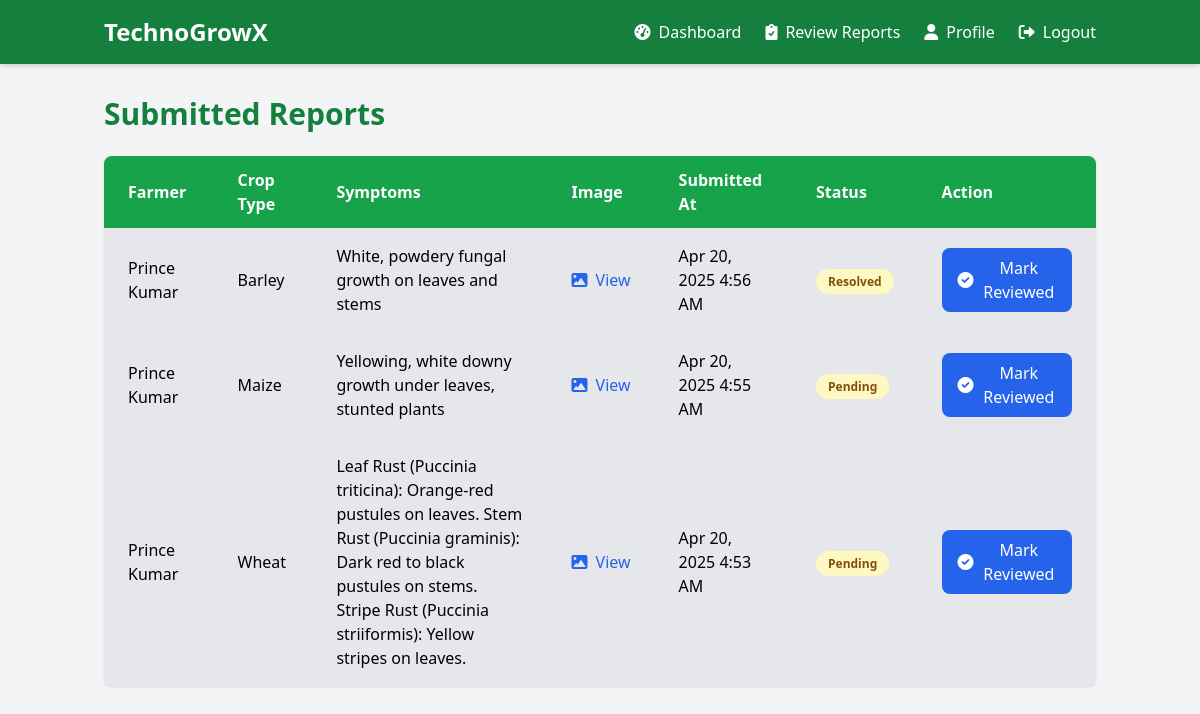
The page /review_report.php (signed in) on the database its author committed.
### tables this page shows
CREATE TABLE `disease_reports` (
  `id` int(11) NOT NULL,
  `user_id` int(11) NOT NULL,
  `crop_type` varchar(100) NOT NULL,
  `symptoms` text NOT NULL,
  `image_path` varchar(255) DEFAULT NULL,
  `report_status` enum('pending','reviewed','resolved') DEFAULT 'pending',
  `created_at` timestamp NOT NULL DEFAULT current_timestamp(),
  `solution` text DEFAULT NULL,
  `expert_id` int(11) DEFAULT NULL
);

CREATE TABLE `users` (
  `id` int(11) NOT NULL,
  `name` varchar(100) NOT NULL,
  `email` varchar(100) NOT NULL,
  `phone` varchar(15) DEFAULT NULL,
  `address` varchar(255) DEFAULT NULL,
  `password` varchar(255) NOT NULL,
  `user_type` enum('farmer','expert','admin') NOT NULL,
  `created_at` timestamp NOT NULL DEFAULT current_timestamp(),
  `is_active` tinyint(1) DEFAULT 1
);

### review_report.php (the view, shortened to what this page needs)
<?php
include 'config.php';
$user_id=$_SESSION['user_id'];
$sql = "SELECT disease_reports.id AS report_id, users.name, crop_type, symptoms, image_path, disease_reports.created_at, report_status
        FROM disease_reports
        JOIN users ON disease_reports.user_id = users.id
        WHERE disease_reports.expert_id = $user_id
        ORDER BY disease_reports.created_at DESC";
$result = mysqli_query($conn, $sql);
?>
<!DOCTYPE html>
<html lang="en">
<head>
  <script src="https://cdn.tailwindcss.com"></script>
  <link rel="stylesheet" href="https://cdnjs.cloudflare.com/ajax/libs/font-awesome/6.0.0/css/all.min.css">
</head>
<body class="bg-gray-100">
  <header class="bg-green-700 text-white shadow-md">
    <div class="container mx-auto px-4 py-4 flex justify-between items-center">
      <h1 class="text-2xl font-bold">TechnoGrowX</h1>
      <nav class="hidden md:flex items-center space-x-6">
        <a href="expertDashboard.php" class="hover:text-green-200 flex items-center">
          <i class="fas fa-tachometer-alt mr-2"></i> Dashboard
        </a>
        <a href="review_report.php" class="hover:text-green-200 flex items-center">
          <i class="fas fa-clipboard-check mr-2"></i> Review Reports
        </a>
        <a href="expert_profile.php" class="hover:text-green-200 flex items-center">
          <i class="fas fa-user mr-2"></i> Profile
        </a>
        <a href="logout.php" class="hover:text-green-200 flex items-center">
          <i class="fas fa-sign-out-alt mr-2"></i> Logout
        </a>
      </nav>
    </div>
  </header>
  <div class="container mx-auto px-4 py-8">
    <h2 class="text-3xl font-bold text-green-700 mb-6">Submitted Reports</h2>
    <div class="overflow-x-auto bg-gray-200 rounded-lg shadow">
      <table class="min-w-full">
        <thead class="bg-green-600 text-white">
          <tr>
            <th class="px-6 py-3 text-left">Farmer</th>
            <th class="px-6 py-3 text-left">Crop Type</th>
            <th class="px-6 py-3 text-left">Symptoms</th>
            <th class="px-6 py-3 text-left">Image</th>
            <th class="px-6 py-3 text-left">Submitted At</th>
            <th class="px-6 py-3 text-left">Status</th>
            <th class="px-6 py-3 text-left">Action</th>
          </tr>
        </thead>
        <tbody class="divide-y divide-gray-200">
          <?php while ($row = mysqli_fetch_assoc($result)): ?>
            <tr class="hover:bg-gray-50">
              <td class="px-6 py-4"><?= htmlspecialchars($row['name']) ?></td>
              <td class="px-6 py-4"><?= htmlspecialchars($row['crop_type']) ?></td>
              <td class="px-6 py-4"><?= htmlspecialchars($row['symptoms']) ?></td>
              <td class="px-6 py-4">
                <?php if ($row['image_path']): ?>
                  <a href="<?= $row['image_path'] ?>" target="_blank" class="text-blue-600 hover:underline flex items-center">
                    <i class="fas fa-image mr-2"></i> View
                  </a>
                <?php else: ?>
                  <span class="text-gray-500">No image</span>
                <?php endif; ?>
              </td>
              <td class="px-6 py-4"><?= date('M j, Y g:i A', strtotime($row['created_at'])) ?></td>
              <td class="px-6 py-4">
                <span class="px-3 py-1 rounded-full text-xs font-semibold
                  <?= $row['report_status'] === 'reviewed' ? 'bg-green-100 text-green-800' : 'bg-yellow-100 text-yellow-800' ?>">
                  <?= ucfirst($row['report_status']) ?>
                </span>
              </td>
              <td class="px-6 py-4">
                <?php if ($row['report_status'] !== 'reviewed'): ?>
                  <form method="POST" onsubmit="return confirm('Mark this report as reviewed?');">
                    <button type="submit" name="mark_reviewed"
                            class="bg-blue-600 hover:bg-blue-700 text-white px-4 py-2 rounded-lg flex items-center">
                      <i class="fas fa-check-circle mr-2"></i> Mark Reviewed
                    </button>
                  </form>
                <?php else: ?>
                  <span class="text-green-600 font-semibold flex items-center">
                    <i class="fas fa-check-circle mr-2"></i> Reviewed
                  </span>
                <?php endif; ?>
              </td>
            </tr>
          <?php endwhile; ?>
        </tbody>
      </table>
    </div>
  </div>
</body>
</html>

### rows shown on the page
disease_reports: user.name "Prince Kumar", crop_type "Barley", symptoms "White, powdery fungal growth on leaves and stems", created_at "Apr 20, 2025 4:56 AM", report_status "Resolved"
disease_reports: user.name "Prince Kumar", crop_type "Maize", symptoms "Yellowing, white downy growth under leaves, stunted plants", created_at "Apr 20, 2025 4:55 AM", report_status "Pending"
disease_reports: user.name "Prince Kumar", crop_type "Wheat", symptoms "Leaf Rust (Puccinia triticina): Orange-red pustules on leaves. Stem Rust (Puccinia graminis): Dark red to black pustules on stems. Stripe Rust (Puccinia striiformis): Yellow stripes on leaves.", created_at "Apr 20, 2025 4:53 AM", report_status "Pending"
